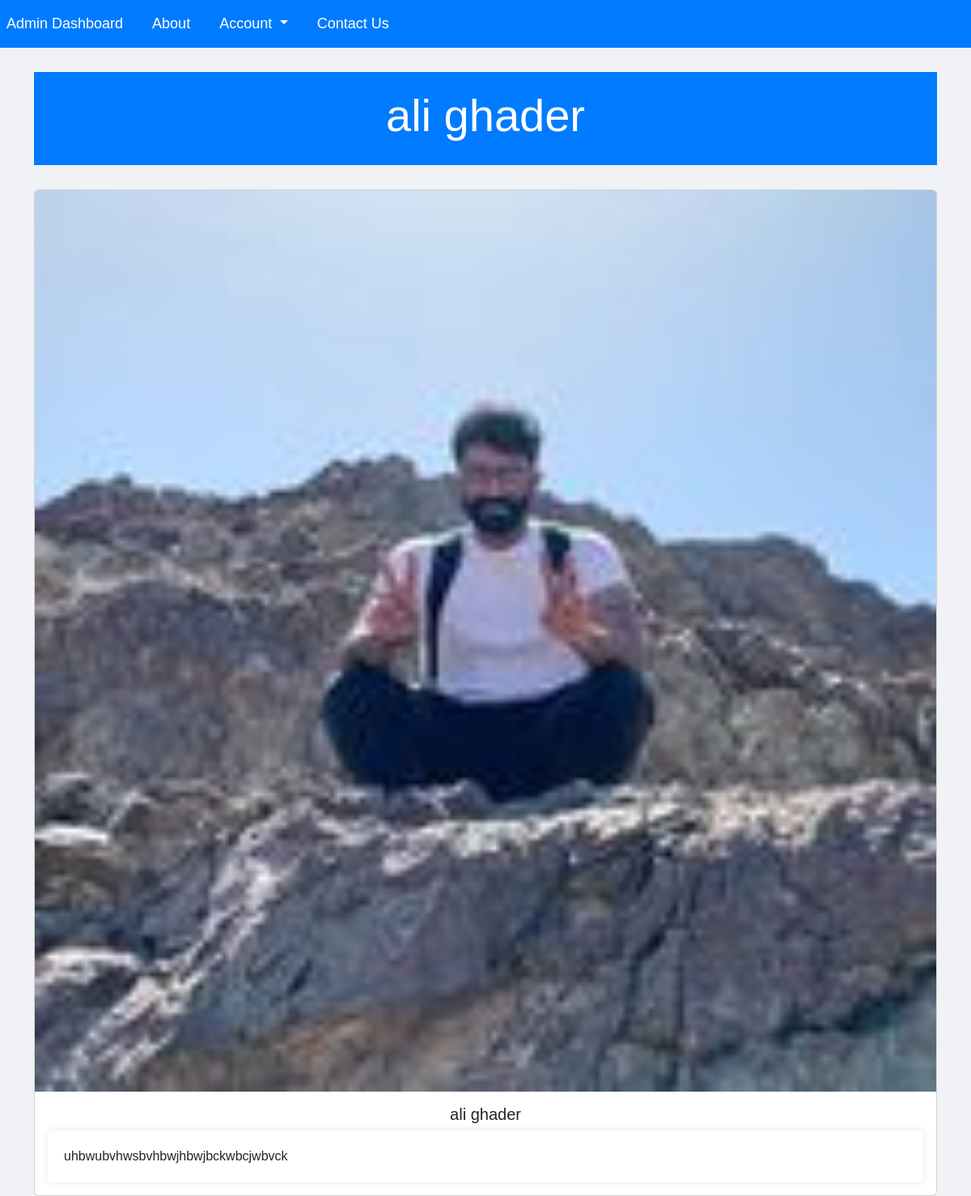
The app's page /article.php?id=10 with its own data.
### tables this page shows
CREATE TABLE `articles` (
  `ID` int(11) NOT NULL,
  `status` bit(1) NOT NULL DEFAULT b'0',
  `image` varchar(200) NOT NULL,
  `operator` varchar(1000) NOT NULL,
  `dbTitle` varchar(200) NOT NULL,
  `dbDate` date NOT NULL,
  `dbsource` varchar(200) NOT NULL,
  `dbauthor` varchar(200) NOT NULL,
  `dbarticle` varchar(5000) NOT NULL,
  `dbcategory` varchar(200) NOT NULL
);

### article.php (the view, shortened to what this page needs)
<?php
include("inc/connection.php");
$articleTitle = "Article Title";
$articleContent = "Invalid article ID.";
if (isset($_GET['id'])) {
    $articleId = $_GET['id'];
    $query = "SELECT * FROM articles WHERE ID = $articleId";
    $result = mysqli_query($con, $query);
    if (mysqli_num_rows($result) > 0) {
        $row = mysqli_fetch_assoc($result);
        $articleTitle = $row['dbTitle'];
        $articleContent = $row['dbarticle'];
    } else {
        $articleTitle = "Article not found.";
    }
}
?>
<!DOCTYPE html>
<html lang="en">
<head>
    <link href="https://cdn.jsdelivr.net/npm/bootstrap@5.3.0/dist/css/bootstrap.min.css" rel="stylesheet">
</head>
<body>
<nav class="navbar navbar-expand-lg navbar-dark">
        <div class="collapse navbar-collapse" id="navbarTogglerDemo03">
          <ul class="navbar-nav mr-auto mt-2 mt-lg-0">
            <li class="nav-item">
              <a class="nav-link" href="admin_dashboard.php">Admin Dashboard</a>
            </li>
            <li class="nav-item">
              <a class="nav-link" href="about.php">About</a>
            </li>
            <li class="nav-item dropdown dmenu">
                <a class="nav-link dropdown-toggle" href="#" id="navbardrop" data-toggle="dropdown">
                  Account
                </a>
            </li>
            <li class="nav-item">
              <a class="nav-link" href="contactUS.php">Contact Us</a>
            </li>
          </ul>
        </div>
      </nav>
      <div class="container">
    <div class="jumbotron">
        <h1 class="display-4"><?php echo $articleTitle; ?></h1>
    </div>
    <div class="card">
        <img src="<?php echo $row['image']; ?>" class="card-img-top" alt="Article Image">
        <div class="card-body">
            <h5 class="card-title text-center font-weight-bold">
                <?php echo $articleTitle; ?>
            </h5>
            <div class="article-content">
                <?php echo $articleContent; ?>
            </div>
        </div>
    </div>
</div>
</body>
</html>

### article.php (style rules this page uses)
body { background-color: #f0f2f5; font-family: Arial, sans-serif; }
.container { margin-top: 30px; }
.jumbotron { background-color: #007bff; color: #fff; padding: 20px; border-radius: 0; margin-bottom: 30px; text-align: center; }
.article-content { background-color: #fff; padding: 20px; box-shadow: 0px 0px 10px rgba(0, 0, 0, 0.1); border-radius: 5px; }
.navbar { background-color: #007bff; }
.navbar-dark .navbar-nav .nav-link { font-size: 18px; color: white !important; margin-right: 20px; }

### records on screen
articles: dbTitle "ali ghader", image (picture), dbarticle "uhbwubvhwsbvhbwjhbwjbckwbcjwbvck"
